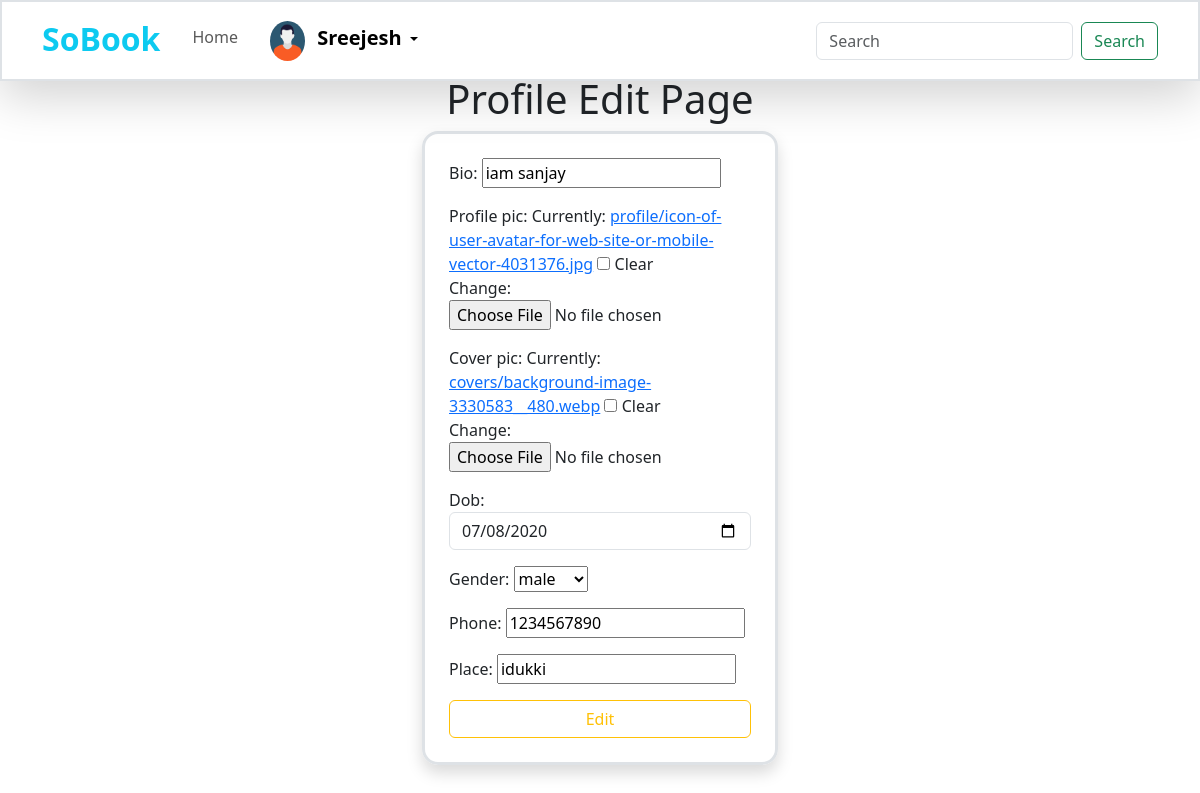
Screenshot of /profile/9/edit (signed in) with the database file from the repository.
### social/models.py (models this page shows, shortened)
class UserProfile(models.Model):
    user = models.OneToOneField(User, on_delete=models.CASCADE,related_name="profile")
    bio = models.CharField(max_length=256)
    profile_pic = models.ImageField(upload_to="profile", null=True, blank=True)
    cover_pic = models.ImageField(upload_to="covers", null=True, blank=True)
    dob = models.DateTimeField(null=True)
    gender_choice=(
        ("male","male"),
        ("female","female"),
        ("others","Others")
    )
    gender=models.CharField(max_length=50,choices=gender_choice,null=True,blank=True)
    phone = models.CharField(max_length=15, null=True, blank=True)
    place=models.CharField(max_length=100,null=True,blank=True)
    followings=models.ManyToManyField(User,related_name='followings',blank=True)
    user_followers=models.ManyToManyField(User,related_name='user_followers',blank=True)

### social/views.py (the view)
# urls.py: path('profile/<int:pk>/edit',views.ProfileEditView.as_view(),name="editprofile"),
@method_decorator(decs, name="dispatch")
class ProfileEditView(UpdateView):
    model = UserProfile
    form_class = UserProfileForm
    template_name = "profile-edit.html"
    success_url = reverse_lazy("myprofile")

### social/forms.py
class UserProfileForm(ModelForm):
    class Meta:
        model=UserProfile
        exclude=("user","followings","user_followers",
        )
        widgets = {
            "dob": forms.DateInput(attrs={'class': 'form-control',"type":"date"}),
        }

### social/views.py (called while the page is built)
def signin_required(fn):
    def wrapper(request, *args, **kwargs):
        if not request.user.is_authenticated:
            return redirect("login")
        else:
            return fn(request, *args, **kwargs)
    return wrapper

### social/templates/profile-edit.html (shortened to what this page needs)
{% extends 'base.html' %}
{% block content %}
<body style="margin-top: 75px;">
<div class="container mt-5 " >
    <div class="row " >
        <h1 class="text-center">Profile Edit Page</h1>
        <div class="col-4"></div>
        <div class="col-4">
            <form action="" method="POST" class=" border p-4 shadow border-3 rounded-4" enctype="multipart/form-data">
                {{form.as_p}}
                <button type="submit" class="btn btn-outline-warning form-control">Edit</button>
            </form>
        </div>
        <div class="col-4"></div>
    </div>
</div>
</body>
{% endblock content %}

### accounts/templates/includes/navbar.html (shortened to what this page needs)
<nav class="navbar fixed-top navbar-expand-lg navbar bg-white border border-2 shadow-lg ">
    <div class="container">
      <a class="navbar-brand fs-2 fw-bold me-4 text-info pb-2" href="#">SoBook</a>
      <div class="collapse navbar-collapse" id="navbarSupportedContent">
        <ul class="navbar-nav me-auto mb-2 mb-lg-0">
          <li class="nav-item">
            <a class="nav-link mt-1 " aria-current="page" href="{% url 'home'%}">Home</a>
          </li>
          {% if request.user.is_authenticated %}
          <li class="nav-item dropdown">
            <a class="nav-link active ms-3 dropdown-toggle" href="#" id="navbarDropdown" role="button" data-bs-toggle="dropdown" aria-expanded="false">
              <img style="width: 23%;height: 5vh; border-radius: 50%;" src="{{request.user.profile.profile_pic}}" alt="image">
              <span class="usname ms-2 fs-5 fw-bolder">{{ request.user }}</span>
            </a>
          {% endif %}
        </ul>
        <form class="d-flex" role="search">
          <input class="form-control me-2" type="search" placeholder="Search" aria-label="Search">
          <button class="btn btn-outline-success" type="submit">Search</button>
        </form>
      </div>
    </div>
  </nav>

### rows the page displays
UserProfile: bio "iam sanjay", dob "07/08/2020", gender "male", phone "1234567890", place "idukki"

### other values shown
{{ request.user }} "Sreejesh"
